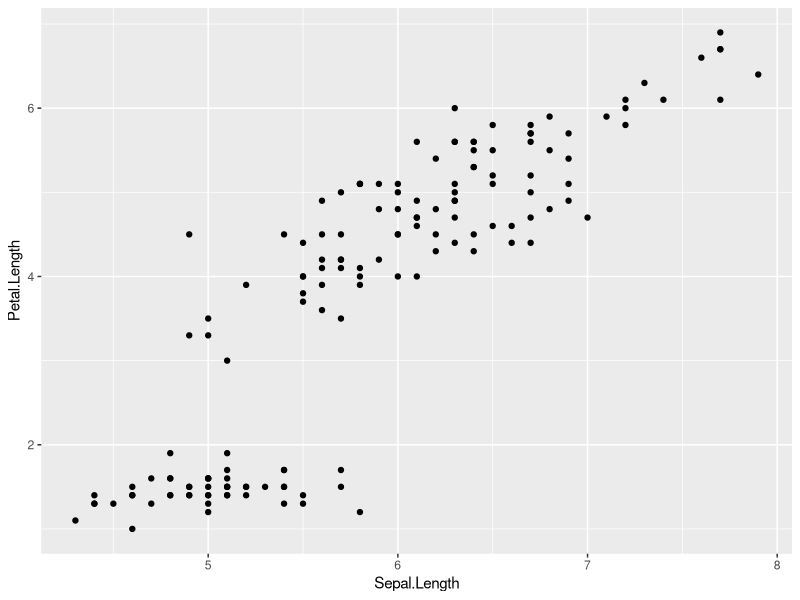
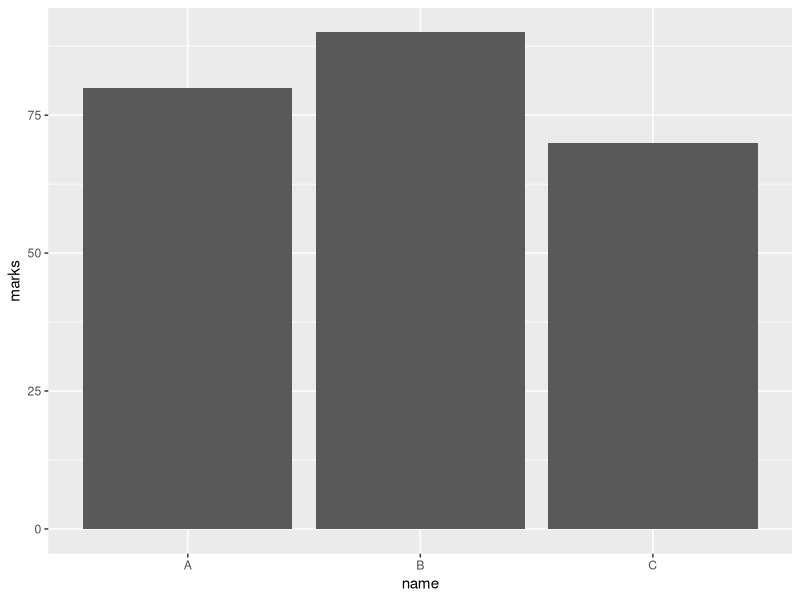

Recreate these plots in R, in order.
install.packages("ggplot2")
library(ggplot2)
ggplot(iris, aes(Sepal.Length, Petal.Length)) +
geom_point()


library(ggplot2)

data <- data.frame(
  name = c("A", "B", "C"),
  marks = c(80, 90, 70)
)

ggplot(data, aes(x = name, y = marks)) +
  geom_bar(stat = "identity")
